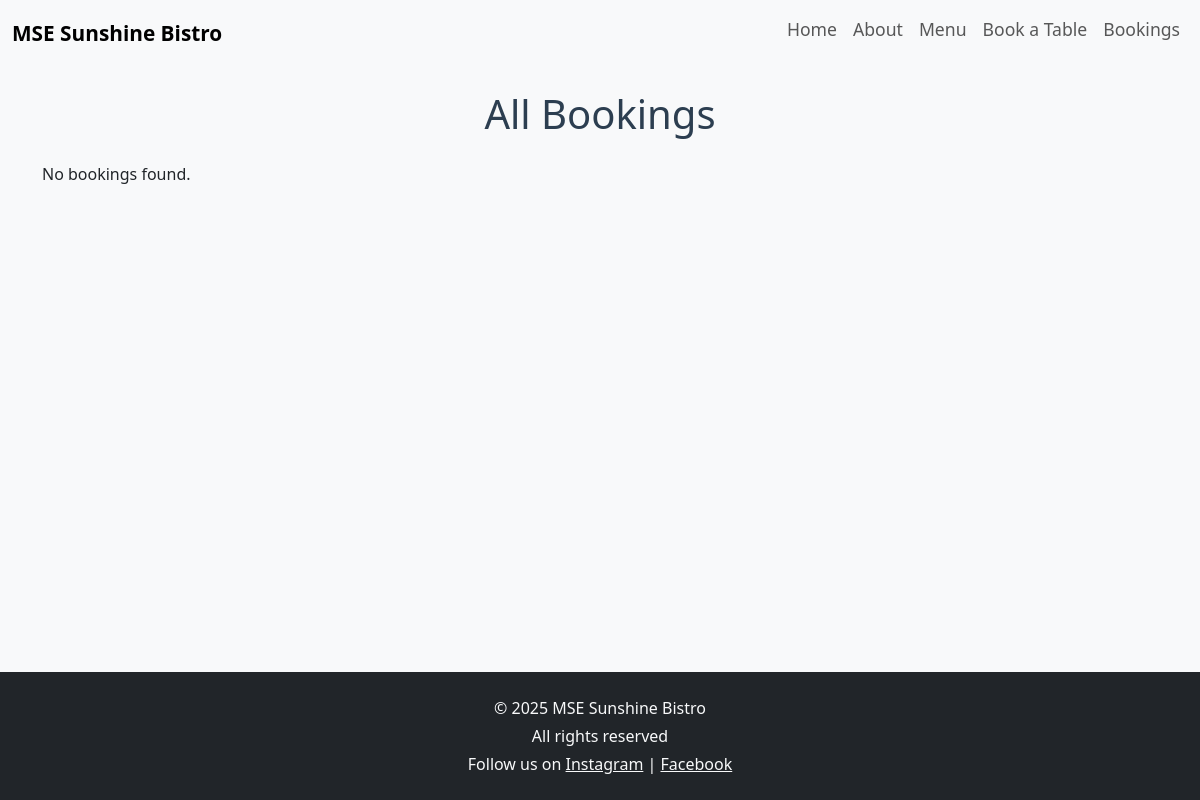
Before: /booking/list/ with the older database file.
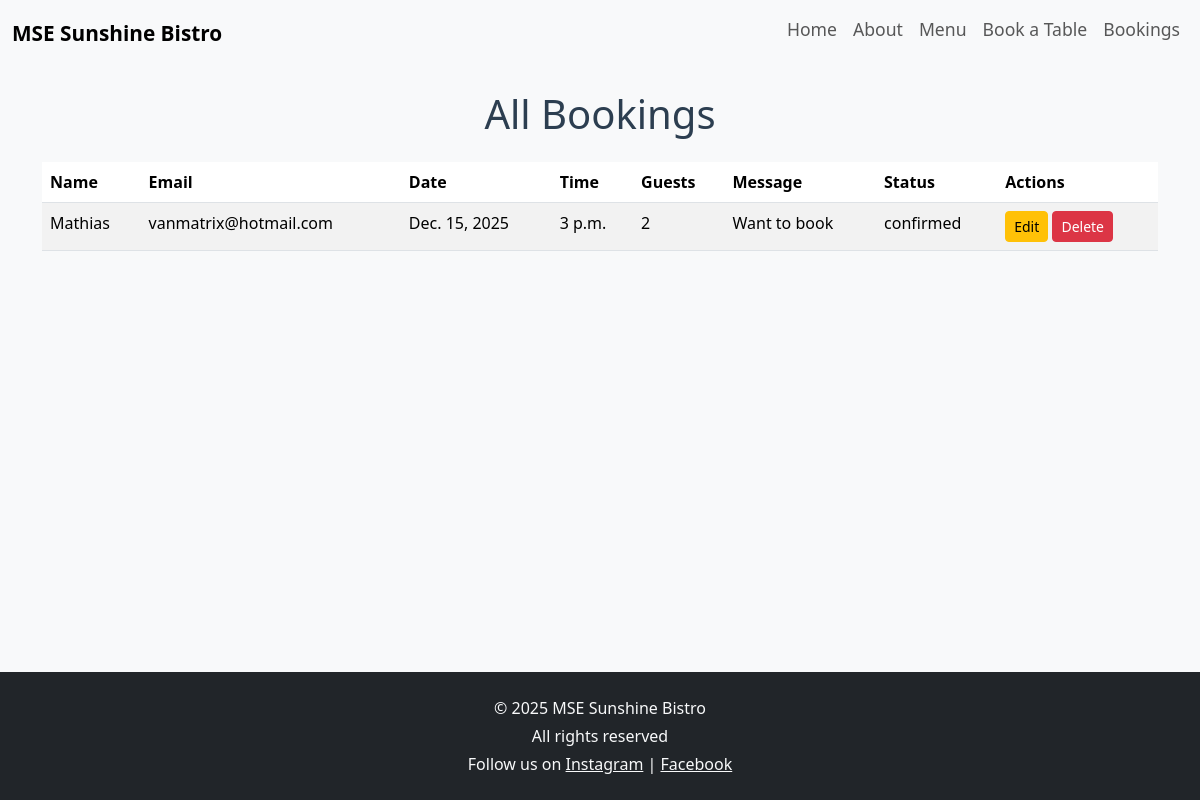
After: the same page with the newer database file.
### booking/models.py (models this page shows, shortened)
class Booking(models.Model):
    name = models.CharField(max_length=100)
    email = models.EmailField()
    date = models.DateField()
    time = models.TimeField()
    guests = models.IntegerField()
    message = models.TextField(blank=True)
    created_on = models.DateTimeField(auto_now_add=True)
    STATUS_CHOICES = (
        ("pending", "Pending"),
        ("confirmed", "Confirmed"),
        ("cancelled", "Cancelled"),
    )
    status = models.CharField(
        max_length=10,
        choices=STATUS_CHOICES,
        default="pending"
    )

### booking/views.py (the view)
# urls.py: path("list/", views.booking_list, name="booking_list"),
def booking_list(request):
    bookings = Booking.objects.all().order_by("-date", "-time")
    return render(
        request,
        "booking/booking_list.html",
        {"bookings": bookings},
    )

### booking/templates/booking/booking_list.html
{% extends "base.html" %}
{% block content %}
<h1 class="mb-4 text-center">All Bookings</h1>
{% if bookings %}
  <div class="table-responsive">
    <table class="table table-striped">
      <thead>
        <tr>
          <th>Name</th>
          <th>Email</th>
          <th>Date</th>
          <th>Time</th>
          <th>Guests</th>
          <th>Message</th>
          <th>Status</th>
          <th>Actions</th>
        </tr>
      </thead>
      <tbody>
        {% for booking in bookings %}
          <tr>
            <td>{{ booking.name }}</td>
            <td>{{ booking.email }}</td>
            <td>{{ booking.date }}</td>
            <td>{{ booking.time }}</td>
            <td>{{ booking.guests }}</td>
            <td>{{ booking.message }}</td>
            <td>{{ booking.status }}</td>
            <td>
                <a href="{% url 'booking_edit' booking.id %}" class="btn btn-sm btn-warning">
                    Edit
                </a>
                <a href="{% url 'booking_delete' booking.id %}" class="btn btn-sm btn-danger">
                    Delete
                </a>
            </td>
          </tr>
        {% endfor %}
      </tbody>
    </table>
  </div>
{% else %}
  <p>No bookings found.</p>
{% endif %}
{% endblock %}

Changed rows visible on the page:
added Booking: name "Mathias", email "vanmatrix@hotmail.com", date "Dec. 15, 2025", time "3 p.m.", guests "2", message "Want to book", status "confirmed"
Other visible differences:
text no longer shown: "No bookings found."
text now shown: "Name Email Date Time Guests Message Status Actions"
